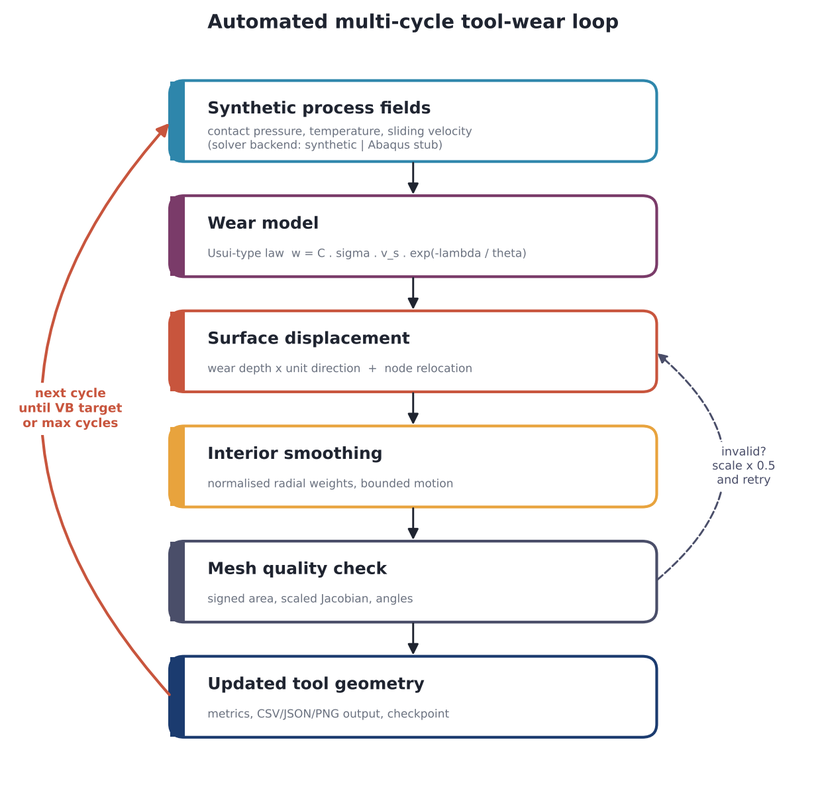
#> input picture docs/images/fig1_workflow.png, 826 x 807 px, shrunk from 1247 x 1217 before the run
$ python build_project_overview.py
#> lines starting #> are read from the running program, lines starting #| are printed output that depends on the picture
"""Build docs/project_overview.pdf - a 7-slide technical overview (16:9).

Uses only Matplotlib. Expects the figures in docs/images (created by
scripts/build_docs_assets.py).

    python scripts/build_project_overview.py
"""

from __future__ import annotations

import csv
from pathlib import Path

import matplotlib as mpl
import numpy as np
from matplotlib.backends.backend_pdf import PdfPages
from matplotlib.figure import Figure
from matplotlib.image import imread
from matplotlib.patches import FancyArrowPatch, FancyBboxPatch, Polygon, Rectangle, Wedge

ROOT = Path(__file__).resolve().parents[1]
INK = "#1F2430"
MUTED = "#6B7280"
NAVY = "#1B3B6F"
RAKE = "#2E86AB"
EDGE = "#E8A33D"
FLANK = "#C8553D"
PLUM = "#7A3B69"
SLATE = "#4A4E69"
W, H = 13.333, 7.5
TOTAL = 7


def _slide(pdf: PdfPages, number: int, title: str, kicker: str) -> tuple[Figure, object]:
    fig = Figure(figsize=(W, H))
    ax = fig.add_axes([0, 0, 1, 1])
    ax.set_xlim(0, W)
    ax.set_ylim(0, H)
    ax.axis("off")
    ax.add_patch(Rectangle((0, H - 0.09), W, 0.09, color=NAVY))
    ax.text(0.6, H - 0.55, kicker.upper(), fontsize=10, color=FLANK, fontweight="bold")
    ax.text(0.6, H - 1.05, title, fontsize=24, color=INK, fontweight="bold")
    ax.plot([0.6, W - 0.6], [H - 1.35, H - 1.35], color="#E5E7EB", lw=1.2)
    ax.text(0.6, 0.3, "Synthetic Multi-Cycle Tool-Wear Simulation Framework  |  independent portfolio demonstrator  |  synthetic data, not experimentally validated",
            fontsize=8, color=MUTED)
    ax.text(W - 0.6, 0.3, f"{number} / {TOTAL}", fontsize=9, color=MUTED, ha="right")
    return fig, ax


def _image(fig: Figure, path: Path, rect: tuple[float, float, float, float]) -> None:
    """Place an image inside rect = (x, y, w, h) in inches, preserving aspect ratio."""
    img = imread(path)
    x, y, w, h = rect
    ih, iw = img.shape[:2]
    scale = min(w / iw, h / ih)
    dw, dh = iw * scale, ih * scale
    ax = fig.add_axes([(x + (w - dw) / 2) / W, (y + (h - dh) / 2) / H, dw / W, dh / H])
    ax.imshow(img)
    ax.axis("off")


def _bullets(ax, x: float, y: float, items: list[str], size: float = 13, gap: float = 0.55, width_chars: int = 46) -> float:
    import textwrap

    for item in items:
        lines = textwrap.wrap(item, width_chars)
        ax.add_patch(Rectangle((x, y - 0.03), 0.09, 0.09, color=FLANK))
        for k, line in enumerate(lines):
            ax.text(x + 0.25, y - k * 0.32, line, fontsize=size, color=INK, va="center")
        y -= gap + 0.32 * (len(lines) - 1)
    return y


def _cutting_schematic(ax, x0: float, y0: float, s: float) -> None:
    """Simple orthogonal-cutting sketch (workpiece, chip, tool) in slide coordinates."""
    def P(pts):
        return [(x0 + px * s, y0 + py * s) for px, py in pts]

    # workpiece with the uncut layer (left of the tool) and the machined surface (right)
    ax.add_patch(Polygon(P([(0, 0), (6.2, 0), (6.2, 1.6), (3.0, 1.6), (2.3, 2.1), (0, 2.1)]), closed=True, fc="#E7ECF2", ec=SLATE, lw=1.2))
    ax.plot(*zip(*P([(3.0, 1.6), (2.3, 2.1)])), color=SLATE, lw=1, ls=":")  # shear plane
    # chip flowing up the rake face
    ax.add_patch(Polygon(P([(3.0, 1.6), (3.33, 4.1), (2.7, 4.1), (2.45, 3.0), (2.3, 2.1)]), closed=True, fc="#F2C14E", ec="#B07D1A", lw=1.2))
    # tool
    ax.add_patch(Polygon(P([(3.0, 1.6), (3.35, 4.3), (5.3, 4.3), (5.3, 1.85)]), closed=True, fc="#C9D3DD", ec=INK, lw=1.4))
    ax.plot(*zip(*P([(3.0, 1.6), (3.35, 4.3)])), color=RAKE, lw=4, solid_capstyle="round")
    ax.plot(*zip(*P([(3.0, 1.6), (5.3, 1.85)])), color=FLANK, lw=4, solid_capstyle="round")
    ax.add_patch(Wedge((x0 + 3.02 * s, y0 + 1.63 * s), 0.12 * s, 0, 360, color=EDGE))
    ax.add_patch(FancyArrowPatch((x0 + 0.4 * s, y0 + 0.75 * s), (x0 + 2.0 * s, y0 + 0.75 * s), arrowstyle="-|>", mutation_scale=18, color=INK, lw=1.6))
    ax.text(x0 + 1.2 * s, y0 + 0.95 * s, "workpiece moves", fontsize=10, ha="center", color=INK)
    ax.text(x0 + 2.75 * s, y0 + 4.3 * s, "chip", fontsize=10, color="#8A5A00", ha="center", fontweight="bold")
    ax.text(x0 + 4.3 * s, y0 + 3.3 * s, "tool", fontsize=12, color=INK, ha="center", fontweight="bold")
    ax.text(x0 + 3.5 * s, y0 + 2.8 * s, "rake face\n(crater wear)", fontsize=9, color=RAKE, fontweight="bold")
    ax.text(x0 + 4.4 * s, y0 + 1.35 * s, "flank face (flank wear land)", fontsize=9, color=FLANK, fontweight="bold", ha="center")
    ax.text(x0 + 4.5 * s, y0 + 0.3 * s, "machined surface", fontsize=9, color=MUTED, ha="center")


def _history_stats(images: Path) -> dict:
    path = images / "history_default_run.csv"
    if not path.exists():
        return {}
    rows = list(csv.DictReader(open(path, encoding="utf-8")))
    last = rows[-1]
    return {
        "cycles": int(last["cycle"]),
        "vb": float(last["vb_indicator_mm"]) * 1000,
        "crater": float(last["crater_depth_indicator_um"]),
        "time": float(last["elapsed_time_s"]) / 60,
        "q": min(float(r["min_scaled_jacobian"]) for r in rows),
    }


def build(out: Path, images: Path) -> Path:
    stats = _history_stats(images)
    with mpl.rc_context({"font.family": "DejaVu Sans"}), PdfPages(out) as pdf:
        # 1 - problem -------------------------------------------------------
        fig, ax = _slide(pdf, 1, "Automating incremental tool-wear prediction", "the problem")
        _bullets(ax, 0.7, 5.4, [
            "Tool wear changes the cutting-edge geometry - and with it forces, temperatures and part quality.",
            "Wear experiments are slow and expensive; FEM can predict wear, but only if the geometry is updated cycle by cycle.",
            "Doing that by hand (simulate, extract fields, move nodes, fix the mesh, re-run) does not scale.",
            "This project automates the full loop in Python - solver-free, so anyone can run and inspect it.",
        ], width_chars=50)
        _cutting_schematic(ax, 7.2, 1.2, 0.95)
        pdf.savefig(fig)

        # 2 - workflow ------------------------------------------------------
        fig, ax = _slide(pdf, 2, "One automated loop, repeated until a wear criterion", "workflow")
        _image(fig, images / "fig1_workflow.png", (0.6, 0.6, 6.4, 5.6))
#> in _image, img is the input picture: shape (807, 826, 4) float32; mean R, G, B, A 0.962, 0.958, 0.959, 1
        _bullets(ax, 7.4, 5.4, [
            "Process fields on the tool surface come from a pluggable backend (synthetic by default).",
            "A literature wear law turns local pressure, temperature and sliding speed into a wear rate.",
            "Surface nodes recede; interior nodes follow; the mesh is checked and the step halved if needed.",
            "Each cycle writes CSV/JSON/PNG and a checkpoint - interrupted runs resume bit-for-bit.",
        ], width_chars=44)
        pdf.savefig(fig)

        # 3 - architecture ---------------------------------------------------
        fig, ax = _slide(pdf, 3, "Software architecture: physics, geometry and solver kept apart", "design")
        boxes = [
            ("io", "YAML config, CSV, run folders", 0.7, 4.4, SLATE),
            ("backends", "SolverBackend protocol\nSyntheticBackend | Abaqus stub", 3.75, 4.4, RAKE),
            ("physics", "synthetic fields, Usui wear law,\nwear directions", 6.8, 4.4, PLUM),
            ("core", "Mesh, ToolContour,\nMeshQualityChecker", 9.85, 4.4, NAVY),
            ("displacement", "surface update, node relocation,\ninterior smoothing", 2.2, 2.2, FLANK),
            ("workflow", "CycleRunner, WearLoop,\ncheckpoints, metrics", 5.3, 2.2, "#1B3B6F"),
            ("visualization", "figures, GIF,\nHTML dashboard", 8.4, 2.2, EDGE),
        ]
        for name, desc, x, y, c in boxes:
            ax.add_patch(FancyBboxPatch((x, y), 2.8, 1.55, boxstyle="round,pad=0.02,rounding_size=0.12", fc="white", ec=c, lw=2))
            ax.add_patch(Rectangle((x, y + 1.55 - 0.12), 2.8, 0.12, color=c))
            ax.text(x + 0.2, y + 1.1, name, fontsize=15, fontweight="bold", color=INK, family="DejaVu Sans Mono")
            ax.text(x + 0.2, y + 0.55, desc, fontsize=10, color=MUTED, va="center")
        for x in (2.1, 5.15, 8.2, 11.25):
            ax.add_patch(FancyArrowPatch((x, 4.4), (6.7, 3.78), arrowstyle="-|>", mutation_scale=12, color="#9AA3AF", lw=1))
        ax.text(0.7, 1.35, "src/tool_wear_demo/  -  standard Python (NumPy, Matplotlib, PyYAML); no commercial solver needed", fontsize=12, color=INK)
        ax.text(0.7, 0.85, "74 unit + integration tests, GitHub Actions on Python 3.11 / 3.12, deterministic seeded runs, CLI + examples",
                fontsize=12, color=INK)
        pdf.savefig(fig)

        # 4 - wear model ------------------------------------------------------
        fig, ax = _slide(pdf, 4, "Wear law and synthetic process fields", "physics")
        ax.text(0.7, 5.5, r"$\dot{w} \;=\; C\;\sigma_n\;v_s\;\exp\!\left(-\dfrac{\lambda}{\theta}\right)$", fontsize=26, color=INK)
        ax.text(0.7, 4.75, "Usui-type wear law as used for FEM wear estimation\n(Xie et al., Wear 258, 2005)", fontsize=11, color=MUTED)
        _bullets(ax, 0.7, 3.9, [
            "Pressure peaks at the edge, temperature behind it on the rake face (crater zone).",
            "Sliding speed: zero at the stagnation point, chip speed on the rake, cutting speed on the flank.",
            "Flank contact is geometric: nodes within an elastic-recovery gap of the lowest point rub - so the wear land grows with wear.",
            "Demo constants are illustrative; the time step is auto-scaled (numerical control, not calibration).",
        ], size=11.5, gap=0.5, width_chars=50)
        _image(fig, images / "fig3_process_fields.png", (6.9, 0.55, 5.9, 5.6))
#> call 2 of _image, with rect = (6.9, 0.55, 5.9, 5.6)
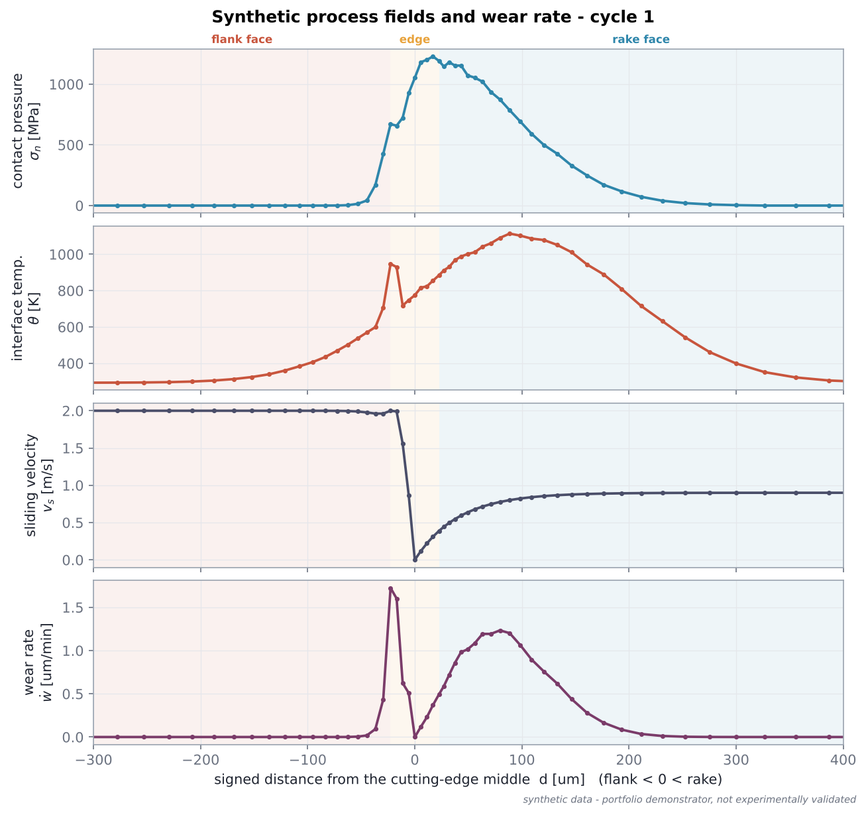
#> input picture docs/images/fig3_process_fields.png, 866 x 815 px, shrunk from 1307 x 1229 before the run
#> in _image, img is the input picture: shape (815, 866, 4) float32; mean R, G, B, A 0.946, 0.942, 0.948, 1
        pdf.savefig(fig)

        # 5 - geometry update ---------------------------------------------------
        fig, ax = _slide(pdf, 5, "Geometry update that keeps the mesh healthy", "numerics")
        _image(fig, images / "cycle_001_geometry_after.png", (0.5, 1.75, 6.2, 4.4))
#> call 3 of _image, with rect = (0.5, 1.75, 6.2, 4.4)
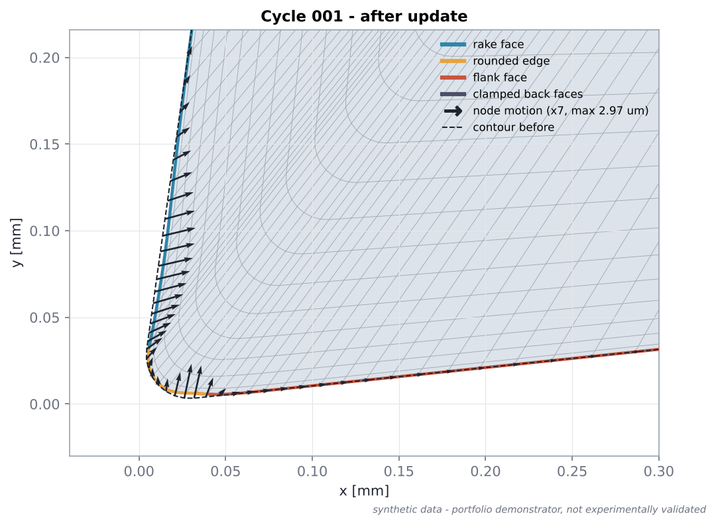
#> input picture docs/images/cycle_001_geometry_after.png, 716 x 525 px, shrunk from 1080 x 792 before the run
#> in _image, img is the input picture: shape (525, 716, 4) float32; mean R, G, B, A 0.911, 0.924, 0.937, 1
        _image(fig, images / "fig6_displacement_heatmap.png", (6.7, 1.75, 6.2, 4.4))
#> call 4 of _image, with rect = (6.7, 1.75, 6.2, 4.4)
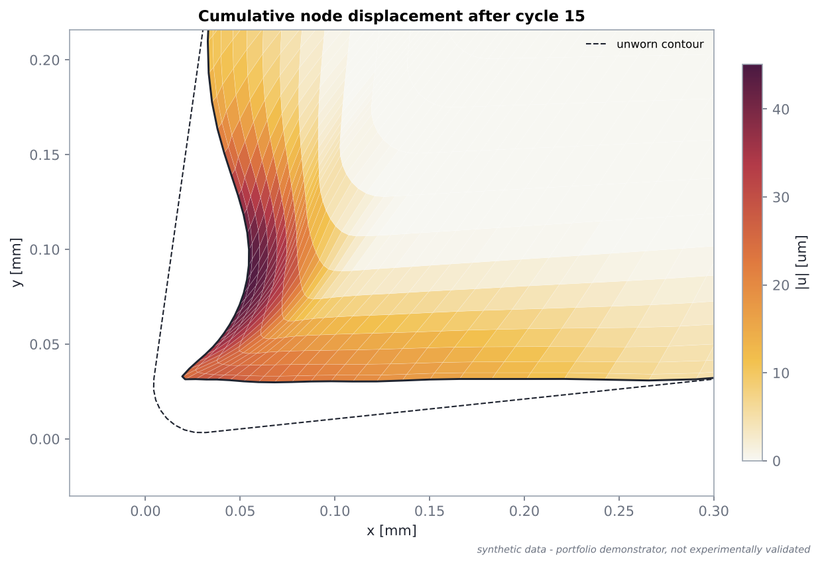
#> input picture docs/images/fig6_displacement_heatmap.png, 820 x 565 px, shrunk from 1237 x 852 before the run
#> in _image, img is the input picture: shape (565, 820, 4) float32; mean R, G, B, A 0.96, 0.924, 0.878, 1
        ax.text(0.7, 1.35, "Wear depth x direction (flank: normal to cutting velocity; rake: surface normal) -> nodes slide back to their original spacing along the worn profile",
                fontsize=10.5, color=INK)
        ax.text(0.7, 0.95, "-> interior follows via normalised, tapered inverse-distance weights (|u_interior| <= max |u_surface|) -> scaled-Jacobian check, step x 0.5 on failure",
                fontsize=10.5, color=INK)
        pdf.savefig(fig)

        # 6 - results ---------------------------------------------------------
        fig, ax = _slide(pdf, 6, "Multi-cycle result: crater and flank wear land emerge", "results")
        _image(fig, images / "fig4_wear_progression.png", (0.5, 0.95, 6.0, 5.2))
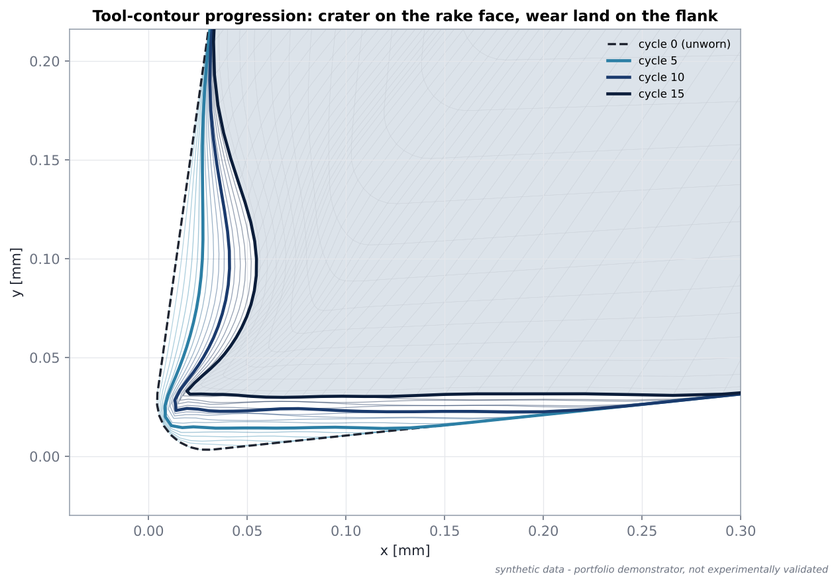
#> input picture docs/images/fig4_wear_progression.png, 838 x 585 px, shrunk from 1265 x 882 before the run
#> in _image, img is the input picture: shape (585, 838, 4) float32; mean R, G, B, A 0.912, 0.927, 0.941, 1
        _image(fig, images / "fig5_wear_indicator.png", (6.6, 2.0, 6.3, 3.6))
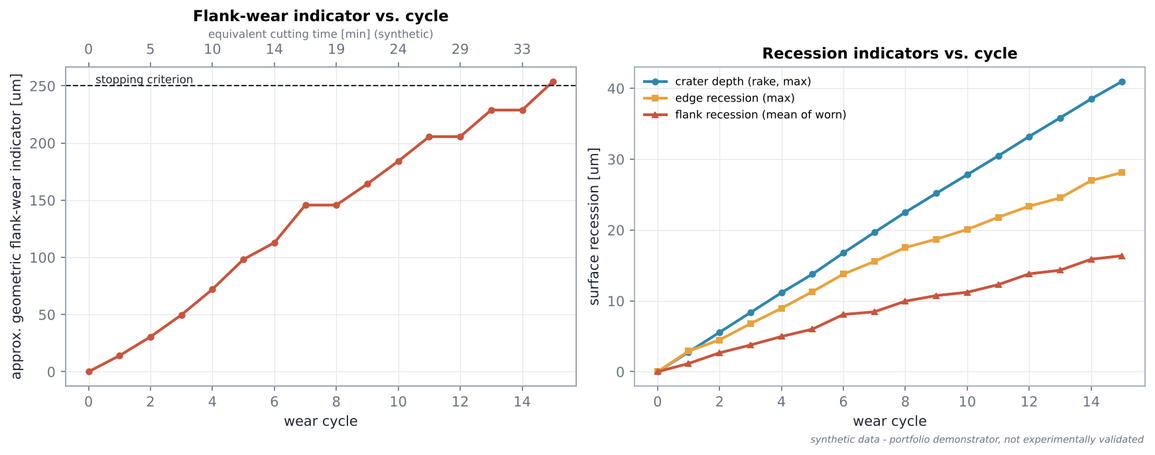
#> input picture docs/images/fig5_wear_indicator.png, 1155 x 455 px, shrunk from 1742 x 686 before the run
#> in _image, img is the input picture: shape (455, 1155, 4) float32; mean R, G, B, A 0.976, 0.974, 0.974, 1
        if stats:
            ax.text(6.8, 1.55, f"{stats['cycles']} cycles  |  {stats['time']:.0f} min equivalent cutting time (synthetic)", fontsize=11, color=INK)
            ax.text(6.8, 1.15, f"flank-wear indicator {stats['vb']:.0f} um  |  crater depth {stats['crater']:.0f} um", fontsize=11, color=INK)
            ax.text(6.8, 0.75, f"stopped by the flank-wear criterion; no inverted elements (min scaled Jacobian {stats['q']:.2f})", fontsize=11, color=INK)
        pdf.savefig(fig)

        # 7 - value -----------------------------------------------------------
        fig, ax = _slide(pdf, 7, "Engineering value and skills demonstrated", "takeaways")
        cols = [
            ("Python & automation", ["modular package, CLI, config-driven runs", "checkpoint / resume, per-cycle outputs"]),
            ("FEM workflow thinking", ["solver -> fields -> wear -> geometry -> solver", "backend interface ready for a solver adapter"]),
            ("Manufacturing physics", ["orthogonal cutting, Usui wear law", "crater vs. flank wear, VB-type indicator"]),
            ("Numerical geometry", ["contour normals, node relocation", "bounded smoothing, Jacobian-based quality"]),
            ("Reproducibility & testing", ["seeded synthetic data, 74 tests", "GitHub Actions CI on 3.11 / 3.12"]),
            ("Communication", ["figures, GIF, HTML dashboard", "methodology, validation and limits documented"]),
        ]
        for i, (head, items) in enumerate(cols):
            x = 0.7 + (i % 3) * 4.1
            y = 4.25 - (i // 3) * 2.05
            ax.add_patch(FancyBboxPatch((x, y), 3.8, 1.7, boxstyle="round,pad=0.02,rounding_size=0.12", fc="#F6F7F9", ec="#E5E7EB"))
            ax.text(x + 0.25, y + 1.3, head, fontsize=14, fontweight="bold", color=NAVY)
            for k, it in enumerate(items):
                ax.text(x + 0.25, y + 0.8 - k * 0.42, "- " + it, fontsize=10.5, color=INK)
        ax.text(0.7, 0.95, "Independently developed demonstrator inspired by published literature. Not an official RWTH Aachen / MTI repository; "
                           "contains no confidential data or code.", fontsize=10, color=MUTED, style="italic")
        pdf.savefig(fig)

        info = pdf.infodict()
        info["Title"] = "Synthetic Multi-Cycle Tool-Wear Simulation Framework - Project Overview"
        info["Author"] = "Satagni Ray"
    print(f"wrote {out}")
    return out


if __name__ == "__main__":
    build(ROOT / "docs" / "project_overview.pdf", ROOT / "docs" / "images")
